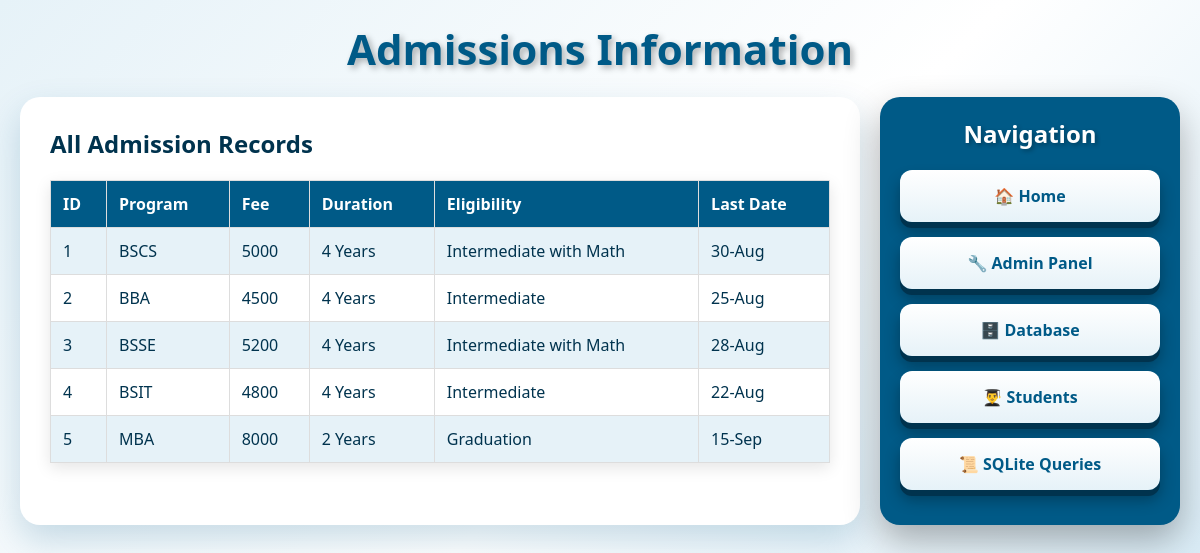
/admissions, run on the app's committed database.
### tables this page shows
CREATE TABLE Admissions (
            AdmissionID INTEGER PRIMARY KEY,
            Program TEXT,
            Fee INTEGER,
            Duration TEXT,
            Eligibility TEXT,
            LastDate TEXT
        );

### app.py (the view)
@app.route("/admissions")
def admissions():
    conn = get_db()
    c = conn.cursor()
    c.execute("SELECT * FROM Admissions")
    rows = c.fetchall()
    conn.close()
    return render_template("admissions.html", admissions=rows)

### app.py (called while the page is built)
def get_db():
    conn = sqlite3.connect(DATABASE)
    conn.row_factory = sqlite3.Row
    return conn

### templates/admissions.html (shortened to what this page needs)
<!DOCTYPE html>
<html lang="en">
<head>
    <link rel="stylesheet" href="{{ url_for('static', filename='css/style.css') }}">
</head>
<body>
    <h1 class="main-heading">Admissions Information</h1>
    <div class="container">
        <div class="main-area">
            <h2>All Admission Records</h2>
            <table>
                <tr>
                    <th>ID</th>
                    <th>Program</th>
                    <th>Fee</th>
                    <th>Duration</th>
                    <th>Eligibility</th>
                    <th>Last Date</th>
                </tr>
                {% for a in admissions %}
                <tr>
                    <td>{{ a.AdmissionID }}</td>
                    <td>{{ a.Program }}</td>
                    <td>{{ a.Fee }}</td>
                    <td>{{ a.Duration }}</td>
                    <td>{{ a.Eligibility }}</td>
                    <td>{{ a.LastDate }}</td>
                </tr>
                {% endfor %}
            </table>
        </div>
        <div class="side-panel">
            <h2>Navigation</h2>
            <a href="/" class="btn-3d">🏠 Home</a>
            <a href="/admin" class="btn-3d">🔧 Admin Panel</a>
            <a href="/database" class="btn-3d">🗄️ Database</a>
            <a href="/students" class="btn-3d">👨‍🎓 Students</a>
            <a href="/queries" class="btn-3d">📜 SQLite Queries</a>
        </div>
    </div>
</body>
</html>

### static/css/style.css (style rules this page uses)
:root { --iqra-blue: #005a87; --iqra-dark: #00334e; --iqra-light: #e6f2f8; --white: #ffffff; --gold: #ffd700; }
* { margin: 0; padding: 0; box-sizing: border-box; font-family: 'Segoe UI', Tahoma, Geneva, Verdana, sans-serif; }
body { background: linear-gradient(135deg, #e6f2f8, #ffffff, #cce5f3); min-height: 100vh; color: var(--iqra-dark); }
.main-heading { text-align: center; color: var(--iqra-blue); font-size: 42px; font-weight: bold; text-shadow: 3px 3px 6px rgba(0,0,0,0.3); margin-top: 20px; animation: bounce 2s infinite; }
.container { display: flex; padding: 20px; gap: 20px; }
.main-area { flex: 3; background: var(--white); border-radius: 20px; padding: 30px; box-shadow: 0 15px 35px rgba(0,90,135,0.2); }
.side-panel { flex: 1; background: var(--iqra-blue); border-radius: 20px; padding: 20px; box-shadow: 0 15px 35px rgba(0,0,0,0.3); height: fit-content; }
.side-panel h2 { color: var(--white); text-align: center; margin-bottom: 20px; text-shadow: 2px 2px 4px rgba(0,0,0,0.3); }
.btn-3d { display: block; width: 100%; padding: 15px; margin-bottom: 15px; background: linear-gradient(180deg, #ffffff, #e6f2f8); color: var(--iqra-blue); text-decoration: none; text-align: center; border-radius: 12px; font-weight: bold; font-size: 16px; box-shadow: 0 6px 0 var(--iqra-dark), 0 10px 15px rgba(0,0,0,0.3); transition: all 0.2s ease; border: none; cursor: pointer; }
table { width: 100%; border-collapse: collapse; margin-top: 20px; box-shadow: 0 5px 15px rgba(0,0,0,0.1); }
th, td { padding: 12px; text-align: left; border: 1px solid #ddd; }
th { background: var(--iqra-blue); color: white; }
tr:nth-child(even) { background: var(--iqra-light); }

### data on the page
Admissions: AdmissionID "1", Program "BSCS", Fee "5000", Duration "4 Years", Eligibility "Intermediate with Math", LastDate "30-Aug"
Admissions: AdmissionID "2", Program "BBA", Fee "4500", Duration "4 Years", Eligibility "Intermediate", LastDate "25-Aug"
Admissions: AdmissionID "3", Program "BSSE", Fee "5200", Duration "4 Years", Eligibility "Intermediate with Math", LastDate "28-Aug"
Admissions: AdmissionID "4", Program "BSIT", Fee "4800", Duration "4 Years", Eligibility "Intermediate", LastDate "22-Aug"
Admissions: AdmissionID "5", Program "MBA", Fee "8000", Duration "2 Years", Eligibility "Graduation", LastDate "15-Sep"
